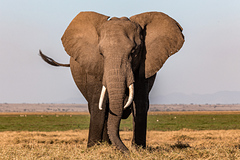
#> input picture Chapter_20_py_art/elephant_image.jpg, 240 x 160 px
$ python pillow_example.py
#> lines starting #> are read from the running program, lines starting #| are printed output that depends on the picture
from PIL import Image

img = Image.open('elephant_image.jpg')
#> img is the input picture: PIL image 240x160 RGB; mean R, G, B 166.4, 146.2, 127.5
# img.show(print(img.size, img.mode, sep='\n'))  # открываем изображение и выводим его размеры и тип в консоль

new_img = img.crop((50, 20, 200, 100))  # Обрезаем нужную часть изображения
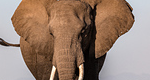
#> new_img: PIL image 150x80 RGB; mean R, G, B 152.1, 127.2, 111.6
# new_img.show(print(img.size, img.mode, sep='\n'))

glasses = Image.open('glasses.jpg').resize((100, 50))  # открываем еще одну картинку и меняем ее размер
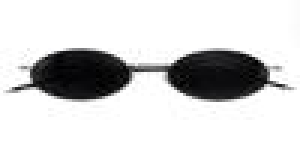
#> input picture Chapter_20_py_art/glasses.jpg, 100 x 50 px (shown 3 times larger)
#> glasses is the input picture: PIL image 100x50 RGB; mean R, G, B 209.7, 209.7, 209.9
glasses.putalpha(200)  # Меняем прозрачность картинки
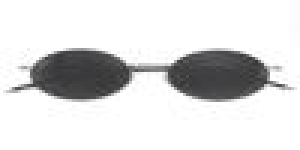
#> glasses: PIL image 100x50 RGBA (shown 3 times larger); mean R, G, B, A 209.7, 209.7, 209.9, 200; transparent parts drawn white
# glasses.show(print(glasses.size, glasses.mode, sep='\n'))

created_img = Image.new('RGBA', new_img.size, (255, 255, 255, 0))  # Создаем шаблон нового изображения
created_img.paste(new_img)  # Поверх шаблона вставляем одно изображение
created_img.paste(glasses, (20, 15), mask=glasses)  # а затем второе поверх первого
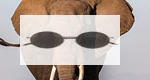
#> created_img: PIL image 150x80 RGBA; mean R, G, B, A 177.2, 163.9, 156.3, 237.1; transparent parts drawn white
created_img.show()
